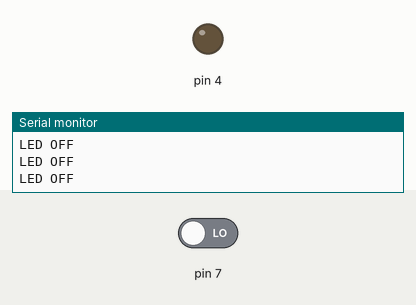
Recording of a sketch running on a simulated Arduino Uno, built with avr-gcc and run on an emulated ATmega328P. Parts: output pins drawn as LEDs (lit = HIGH), the last lines printed to the serial monitor. The test bench sets the inputs (shaded band); at power-on: pin 7 LOW.

Above: at 1.2 s.
1.3 s: pin 7 driven HIGH
At 1.7 s:
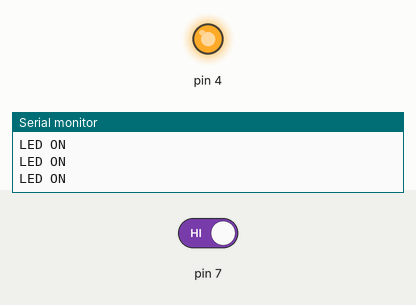
2.8 s: pin 7 driven LOW
At 4.0 s:
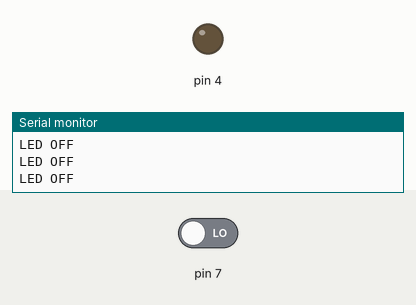
Timing chart, 0 to 5.8 s (numbered marks = the images above; inputs shaded):
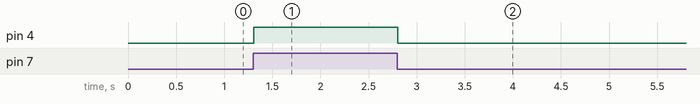

The sketch:

SIMPLE_SENSE_THINK_ACT.ino
```cpp
// C++ code
//
void setup()
{
  //mentioning th pin of motion and led
  pinMode(4, OUTPUT);
  pinMode(7,INPUT);
  //giving the baudrate for easy communication
  Serial.begin(9600);
}

void loop()
{
  //making the loop high if sensro read motion
  if(digitalRead(7)==HIGH)
  {
    //led reamin high
    digitalWrite(4,HIGH);
    Serial.println("LED ON");
  }
  else
  {
    //else if there is not motion then led will remain off
    digitalWrite(4,LOW);
    Serial.println("LED OFF");
  }
}
```

Measured:
- after the input at 1.3 s, pin 4: LOW → HIGH at once
- after the input at 2.8 s, pin 4: HIGH → LOW at once
